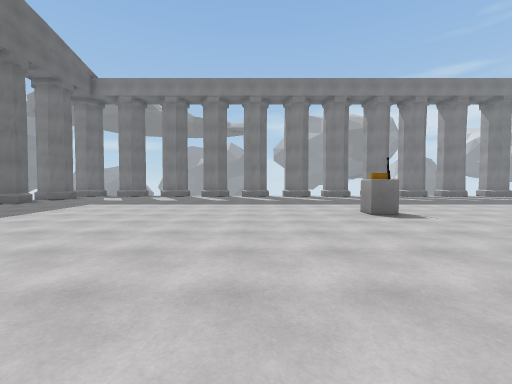
View 1 (above)

24 first-person views from a walk through a 3-D level made in the Unity game engine. The camera is 1.4 m above the floor, tilts 2° down and sees 90° across. The floor is counted in squares, 1.8 m on a side. Each view is taken from the middle of a square. On the plan, view 1 faces up. The plan holds only what a view shows up to about 10 squares ahead; the rest is blank. The place goes on beyond the plan. The player character is not drawn.

View 2
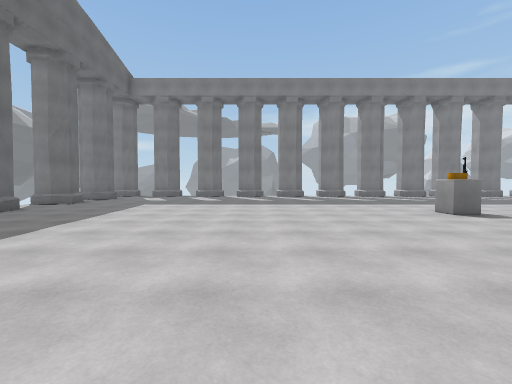

View 3
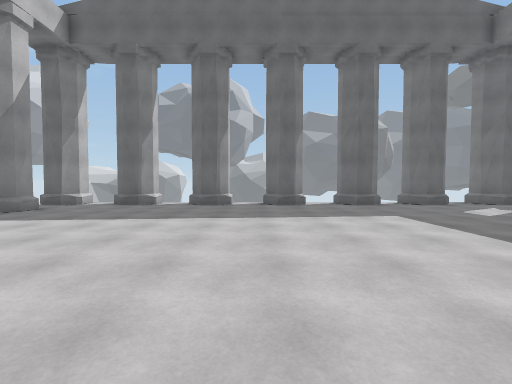

View 4
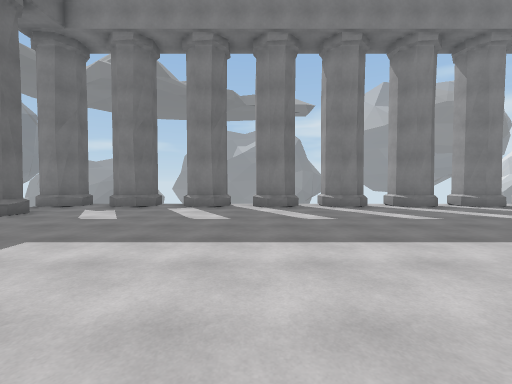

View 5
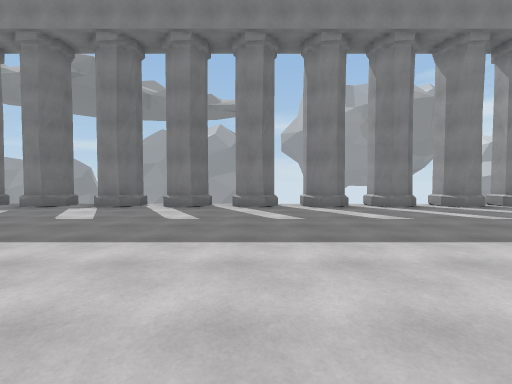

View 6
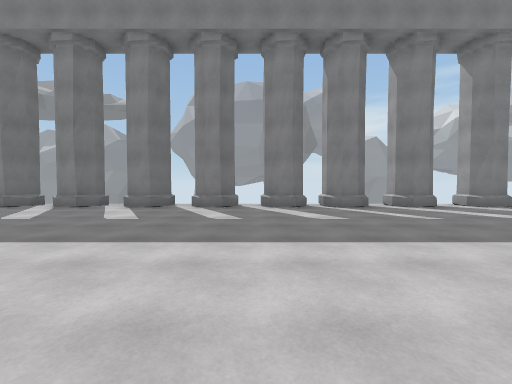

View 7
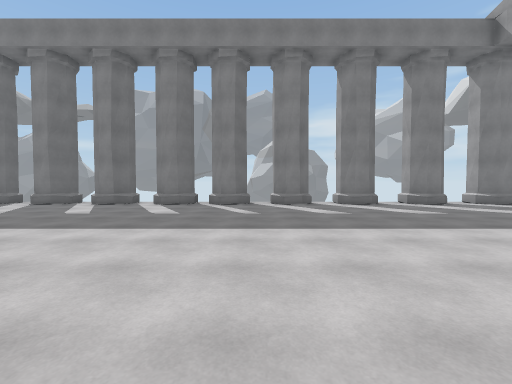

View 8
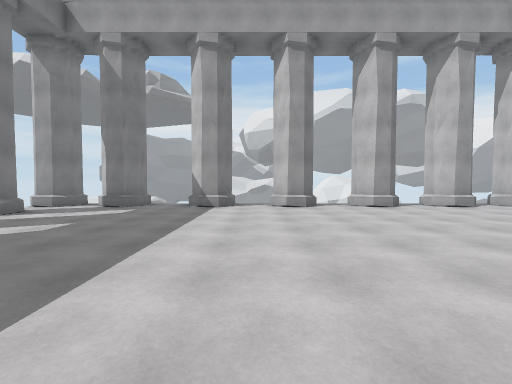

View 9
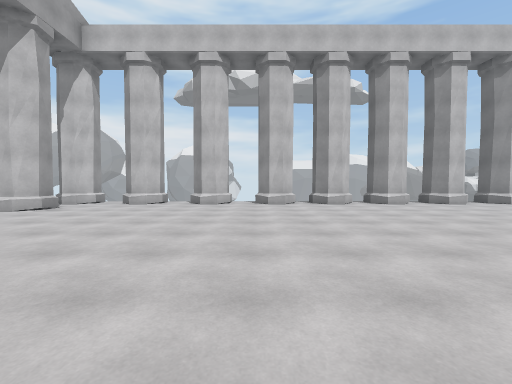

View 10
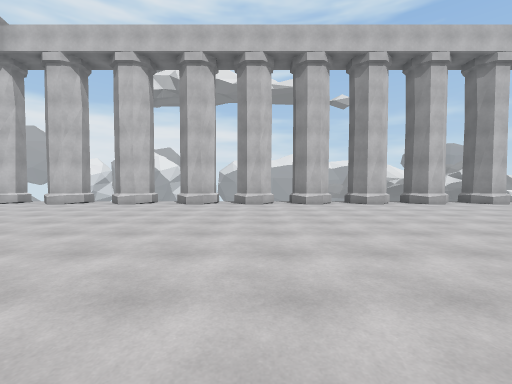

View 11
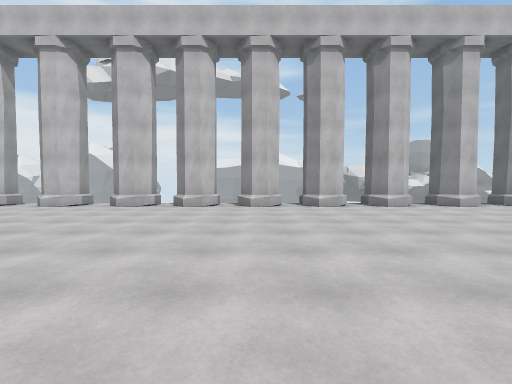

View 12
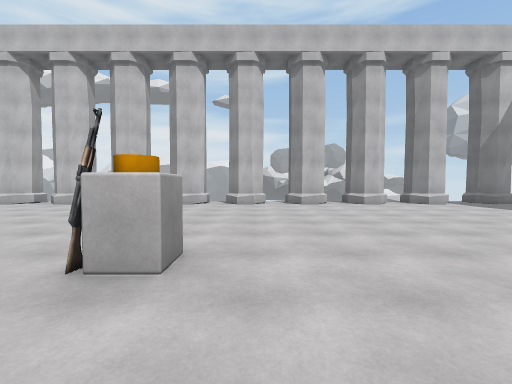

View 13
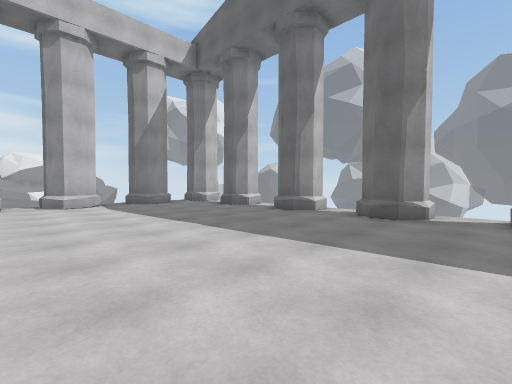

View 14
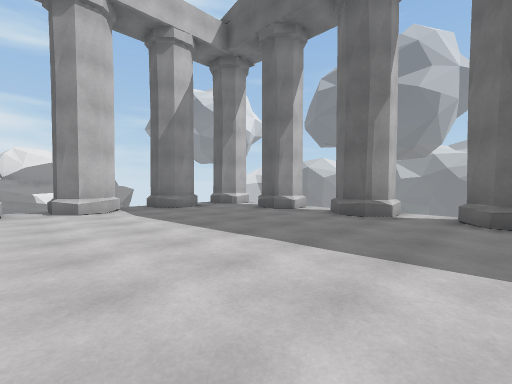

View 15
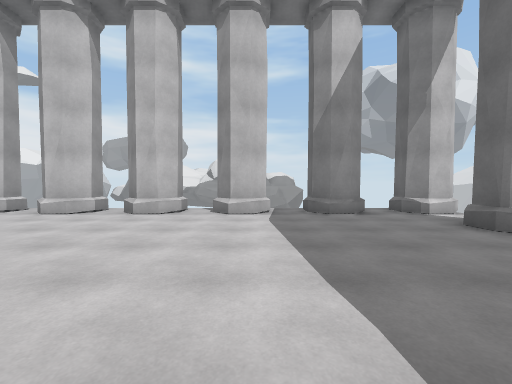

View 16
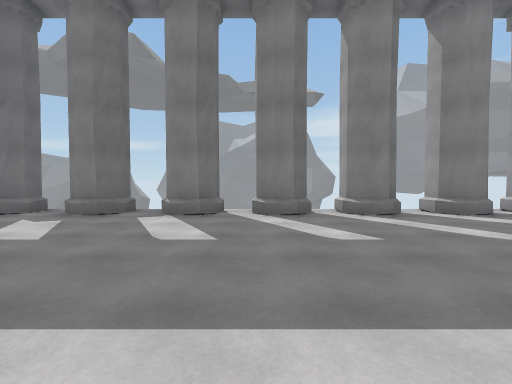

View 17
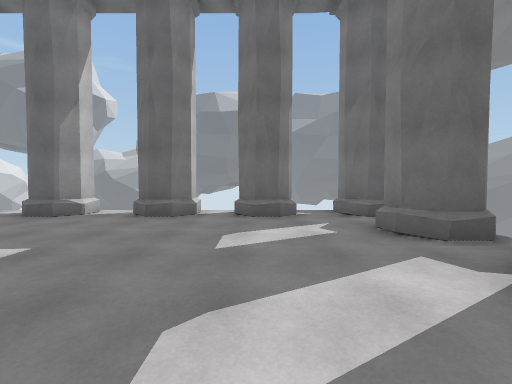

View 18
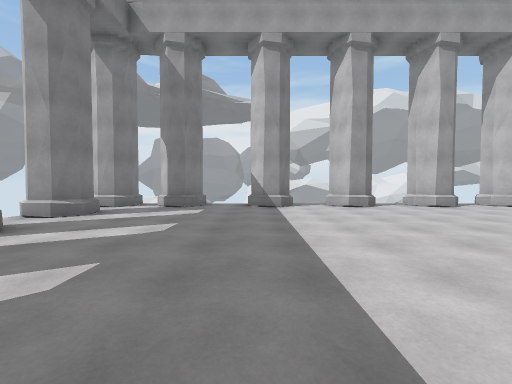

View 19
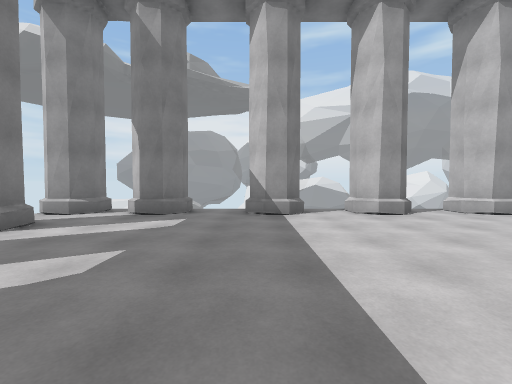

View 20
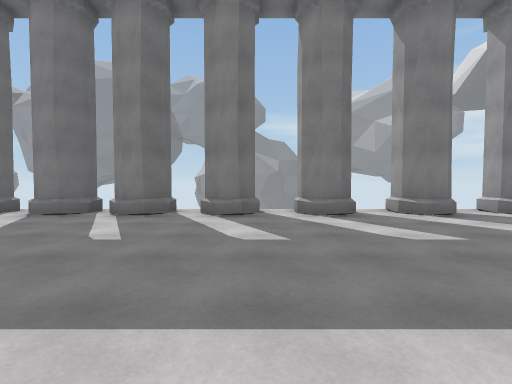

View 21
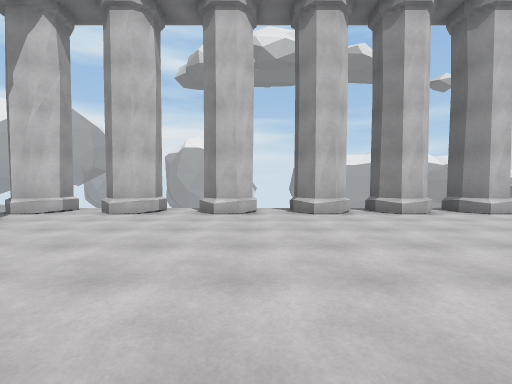

View 22
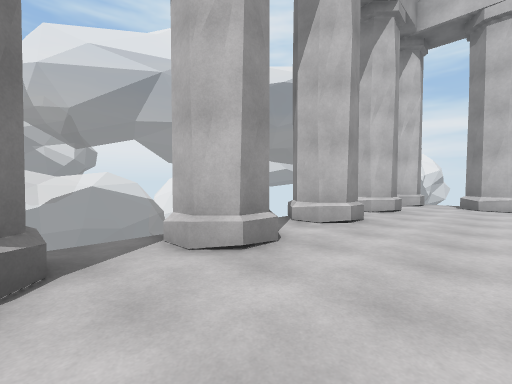

View 23
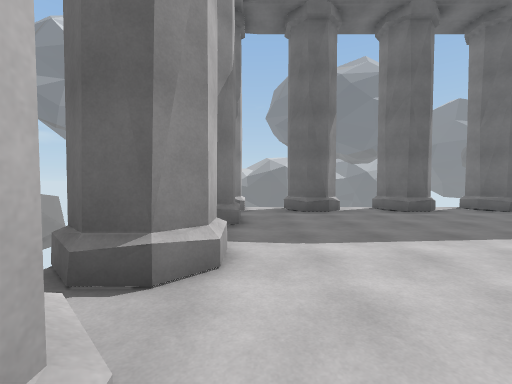

View 24
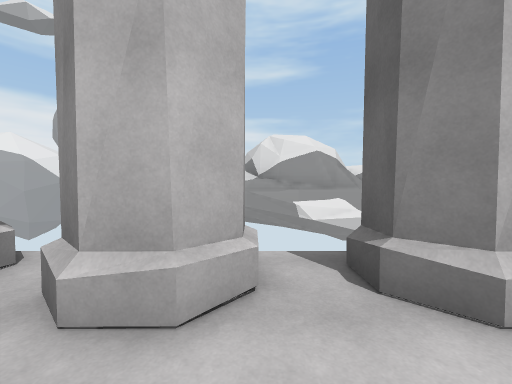

### Floor plan
Key: @ floor where view 1 was taken; # wall or solid block; x gap in a wall; . main floor; - floor 31 m lower than the main floor; / step, stairs or slope; ^ raised ledge; v drop or lower ground; O other object.
Columns run from 10 left of view 1 to 20 right of it. Each row starts with its distance up from view 1.
 16  v vv vv v          v  v vv vv
 15 #xx#.#xx#.#.#xx#.#.#.#xx#.##.#
 14 x............................xv
 13 x............................x
 12 ##...........................#
 11 ..............................v
 10 ##...........................#
  9 .#...........................#v
  8 ..............................v
  7 ##...........................#v
  6 .............O...............#
  5 ##............................v
  4 ##...........................#v
  3 ..............................
  2 ##...........................#
  1 ##...........................#
  0 ..........@...................
 -1 ##x#.##x#.#.####x#.#/#x##.##.#v
 -2  #v v #v v-       v v v  v  v
 -3     ^v
 -4    ^^^^v

Positions as (right, up) in squares from view 1, and headings:
1: (0, 0), facing up
2: (-2, 0), facing up
3: (0, 6), facing left
4: (-3, 6), facing up
5: (0, 6), facing up
6: (6, 6), facing up
7: (10, 5), facing up
8: (10, 8), facing right
9: (12, 9), facing down
10: (9, 9), facing down
11: (7, 8), facing down
12: (2, 9), facing down
13: (-3, 9), facing down-left
14: (-3, 7), facing down-left
15: (-5, 6), facing down
16: (-3, 8), facing up
17: (-3, 12), facing left
18: (10, 10), facing right
19: (12, 10), facing right
20: (12, 8), facing up
21: (13, 6), facing down
22: (16, 9), facing down-right
23: (-2, 0), facing left
24: (-3, 1), facing down
